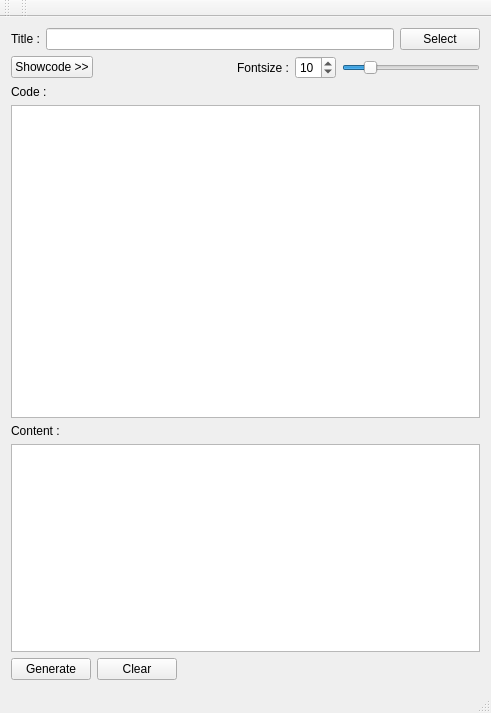
<?xml version="1.0" encoding="UTF-8"?>
<ui version="4.0">
 <class>NoteClientClass</class>
 <widget class="QMainWindow" name="NoteClientClass">
  <property name="geometry">
   <rect>
    <x>0</x>
    <y>0</y>
    <width>491</width>
    <height>713</height>
   </rect>
  </property>
  <property name="sizePolicy">
   <sizepolicy hsizetype="Preferred" vsizetype="Preferred">
    <horstretch>0</horstretch>
    <verstretch>0</verstretch>
   </sizepolicy>
  </property>
  <property name="windowTitle">
   <string>NoteClient</string>
  </property>
  <widget class="QWidget" name="centralWidget">
   <layout class="QFormLayout" name="formLayout">
    <item row="0" column="0" colspan="2">
     <layout class="QHBoxLayout" name="horizontalLayout">
      <item>
       <widget class="QLabel" name="titleLabel">
        <property name="text">
         <string>Title :</string>
        </property>
       </widget>
      </item>
      <item>
       <widget class="QLineEdit" name="titleLineEdit">
        <property name="sizePolicy">
         <sizepolicy hsizetype="Expanding" vsizetype="Fixed">
          <horstretch>1</horstretch>
          <verstretch>0</verstretch>
         </sizepolicy>
        </property>
        <property name="styleSheet">
         <string notr="true">backgroud-color: yellow;</string>
        </property>
       </widget>
      </item>
      <item>
       <widget class="QPushButton" name="selectFileButton">
        <property name="text">
         <string>Select</string>
        </property>
       </widget>
      </item>
     </layout>
    </item>
    <item row="1" column="0" colspan="2">
     <layout class="QHBoxLayout" name="horizontalLayout_2">
      <item>
       <widget class="QPushButton" name="codeButton">
        <property name="sizePolicy">
         <sizepolicy hsizetype="Fixed" vsizetype="Fixed">
          <horstretch>0</horstretch>
          <verstretch>0</verstretch>
         </sizepolicy>
        </property>
        <property name="text">
         <string>Showcode &gt;&gt;</string>
        </property>
        <property name="checkable">
         <bool>true</bool>
        </property>
       </widget>
      </item>
      <item>
       <spacer name="horizontalSpacer">
        <property name="orientation">
         <enum>Qt::Horizontal</enum>
        </property>
        <property name="sizeHint" stdset="0">
         <size>
          <width>40</width>
          <height>20</height>
         </size>
        </property>
       </spacer>
      </item>
      <item>
       <widget class="QLabel" name="fontsizeLabel">
        <property name="text">
         <string>Fontsize :</string>
        </property>
       </widget>
      </item>
      <item>
       <widget class="QSpinBox" name="fontsizeSpinBox">
        <property name="minimum">
         <number>8</number>
        </property>
        <property name="maximum">
         <number>20</number>
        </property>
        <property name="value">
         <number>10</number>
        </property>
       </widget>
      </item>
      <item>
       <widget class="QSlider" name="fontsizeHorizontalSlider">
        <property name="minimum">
         <number>8</number>
        </property>
        <property name="maximum">
         <number>20</number>
        </property>
        <property name="value">
         <number>10</number>
        </property>
        <property name="orientation">
         <enum>Qt::Horizontal</enum>
        </property>
       </widget>
      </item>
     </layout>
    </item>
    <item row="2" column="0">
     <widget class="QLabel" name="codeLabel">
      <property name="text">
       <string>Code :</string>
      </property>
     </widget>
    </item>
    <item row="3" column="0" colspan="2">
     <widget class="QTextEdit" name="codeTextEdit">
      <property name="sizePolicy">
       <sizepolicy hsizetype="Expanding" vsizetype="Expanding">
        <horstretch>3</horstretch>
        <verstretch>3</verstretch>
       </sizepolicy>
      </property>
     </widget>
    </item>
    <item row="4" column="0">
     <widget class="QLabel" name="contentLabel">
      <property name="sizePolicy">
       <sizepolicy hsizetype="Fixed" vsizetype="Fixed">
        <horstretch>0</horstretch>
        <verstretch>0</verstretch>
       </sizepolicy>
      </property>
      <property name="text">
       <string>Content :</string>
      </property>
     </widget>
    </item>
    <item row="5" column="0" colspan="2">
     <widget class="QTextEdit" name="contentTextEdit">
      <property name="sizePolicy">
       <sizepolicy hsizetype="Expanding" vsizetype="Expanding">
        <horstretch>2</horstretch>
        <verstretch>2</verstretch>
       </sizepolicy>
      </property>
     </widget>
    </item>
    <item row="6" column="0">
     <widget class="QPushButton" name="geneButton">
      <property name="sizePolicy">
       <sizepolicy hsizetype="Fixed" vsizetype="Fixed">
        <horstretch>0</horstretch>
        <verstretch>0</verstretch>
       </sizepolicy>
      </property>
      <property name="text">
       <string>Generate</string>
      </property>
     </widget>
    </item>
    <item row="6" column="1">
     <widget class="QPushButton" name="clearButton">
      <property name="sizePolicy">
       <sizepolicy hsizetype="Fixed" vsizetype="Fixed">
        <horstretch>0</horstretch>
        <verstretch>0</verstretch>
       </sizepolicy>
      </property>
      <property name="text">
       <string>Clear</string>
      </property>
     </widget>
    </item>
   </layout>
  </widget>
  <widget class="QMenuBar" name="menuBar">
   <property name="geometry">
    <rect>
     <x>0</x>
     <y>0</y>
     <width>491</width>
     <height>26</height>
    </rect>
   </property>
  </widget>
  <widget class="QToolBar" name="mainToolBar">
   <attribute name="toolBarArea">
    <enum>TopToolBarArea</enum>
   </attribute>
   <attribute name="toolBarBreak">
    <bool>false</bool>
   </attribute>
  </widget>
  <widget class="QStatusBar" name="statusBar"/>
  <widget class="QToolBar" name="toolBar">
   <property name="windowTitle">
    <string>toolBar</string>
   </property>
   <attribute name="toolBarArea">
    <enum>TopToolBarArea</enum>
   </attribute>
   <attribute name="toolBarBreak">
    <bool>false</bool>
   </attribute>
  </widget>
 </widget>
 <layoutdefault spacing="6" margin="11"/>
 <resources>
  <include location="noteclient.qrc"/>
 </resources>
 <connections>
  <connection>
   <sender>codeButton</sender>
   <signal>toggled(bool)</signal>
   <receiver>codeTextEdit</receiver>
   <slot>setVisible(bool)</slot>
   <hints>
    <hint type="sourcelabel">
     <x>104</x>
     <y>116</y>
    </hint>
    <hint type="destinationlabel">
     <x>132</x>
     <y>425</y>
    </hint>
   </hints>
  </connection>
  <connection>
   <sender>codeButton</sender>
   <signal>toggled(bool)</signal>
   <receiver>NoteClientClass</receiver>
   <slot>setCodeButtonText(bool)</slot>
   <hints>
    <hint type="sourcelabel">
     <x>104</x>
     <y>116</y>
    </hint>
    <hint type="destinationlabel">
     <x>226</x>
     <y>412</y>
    </hint>
   </hints>
  </connection>
  <connection>
   <sender>codeButton</sender>
   <signal>toggled(bool)</signal>
   <receiver>codeLabel</receiver>
   <slot>setVisible(bool)</slot>
   <hints>
    <hint type="sourcelabel">
     <x>88</x>
     <y>116</y>
    </hint>
    <hint type="destinationlabel">
     <x>47</x>
     <y>140</y>
    </hint>
   </hints>
  </connection>
  <connection>
   <sender>fontsizeSpinBox</sender>
   <signal>valueChanged(int)</signal>
   <receiver>fontsizeHorizontalSlider</receiver>
   <slot>setValue(int)</slot>
   <hints>
    <hint type="sourcelabel">
     <x>313</x>
     <y>108</y>
    </hint>
    <hint type="destinationlabel">
     <x>400</x>
     <y>107</y>
    </hint>
   </hints>
  </connection>
  <connection>
   <sender>fontsizeHorizontalSlider</sender>
   <signal>valueChanged(int)</signal>
   <receiver>fontsizeSpinBox</receiver>
   <slot>setValue(int)</slot>
   <hints>
    <hint type="sourcelabel">
     <x>440</x>
     <y>108</y>
    </hint>
    <hint type="destinationlabel">
     <x>332</x>
     <y>93</y>
    </hint>
   </hints>
  </connection>
  <connection>
   <sender>fontsizeHorizontalSlider</sender>
   <signal>valueChanged(int)</signal>
   <receiver>NoteClientClass</receiver>
   <slot>setFont(int)</slot>
   <hints>
    <hint type="sourcelabel">
     <x>467</x>
     <y>108</y>
    </hint>
    <hint type="destinationlabel">
     <x>465</x>
     <y>127</y>
    </hint>
   </hints>
  </connection>
 </connections>
 <slots>
  <slot>setCodeButtonText(bool)</slot>
  <slot>setFont(int)</slot>
 </slots>
</ui>
